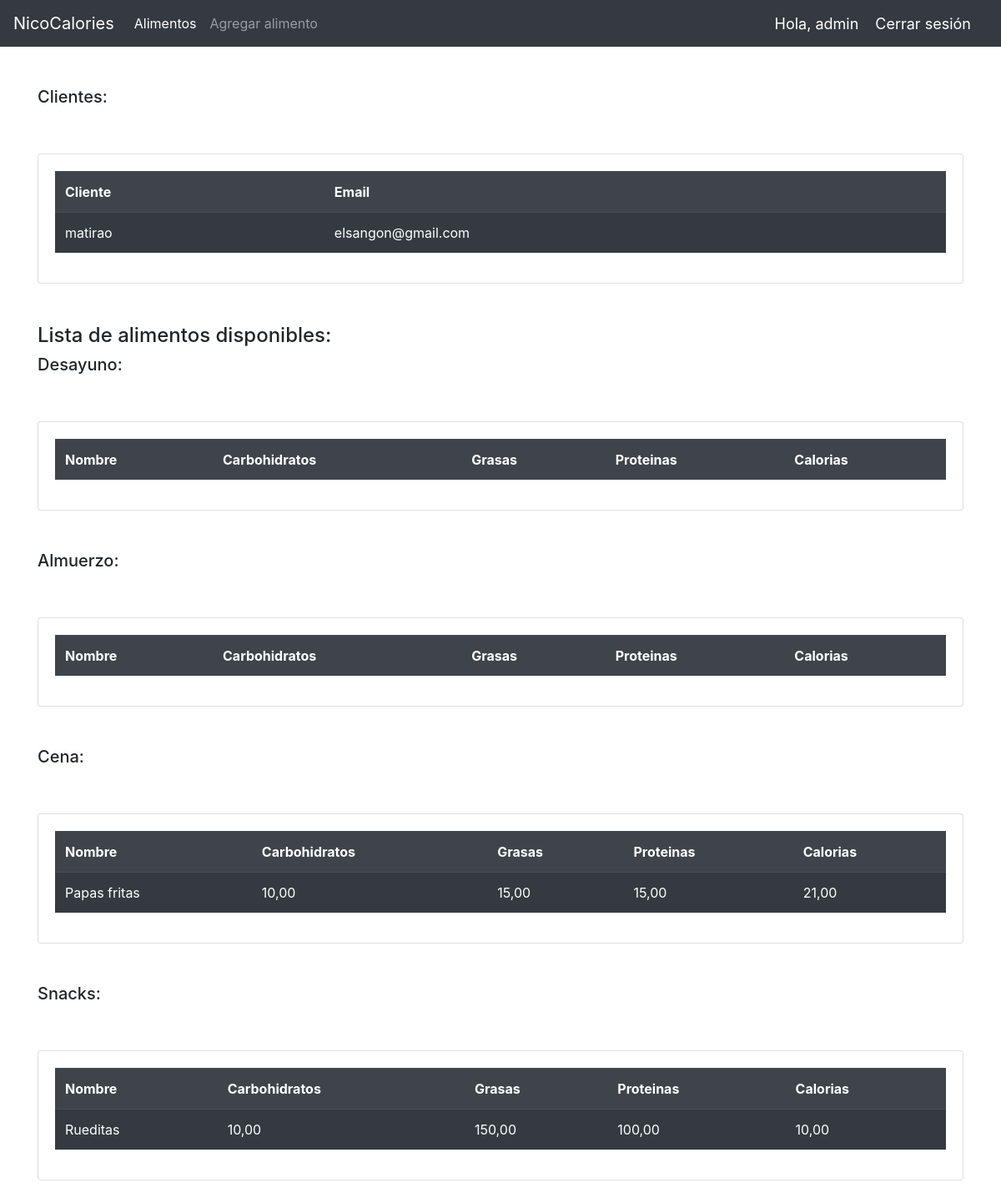
Before: / (signed in) with the older database file.
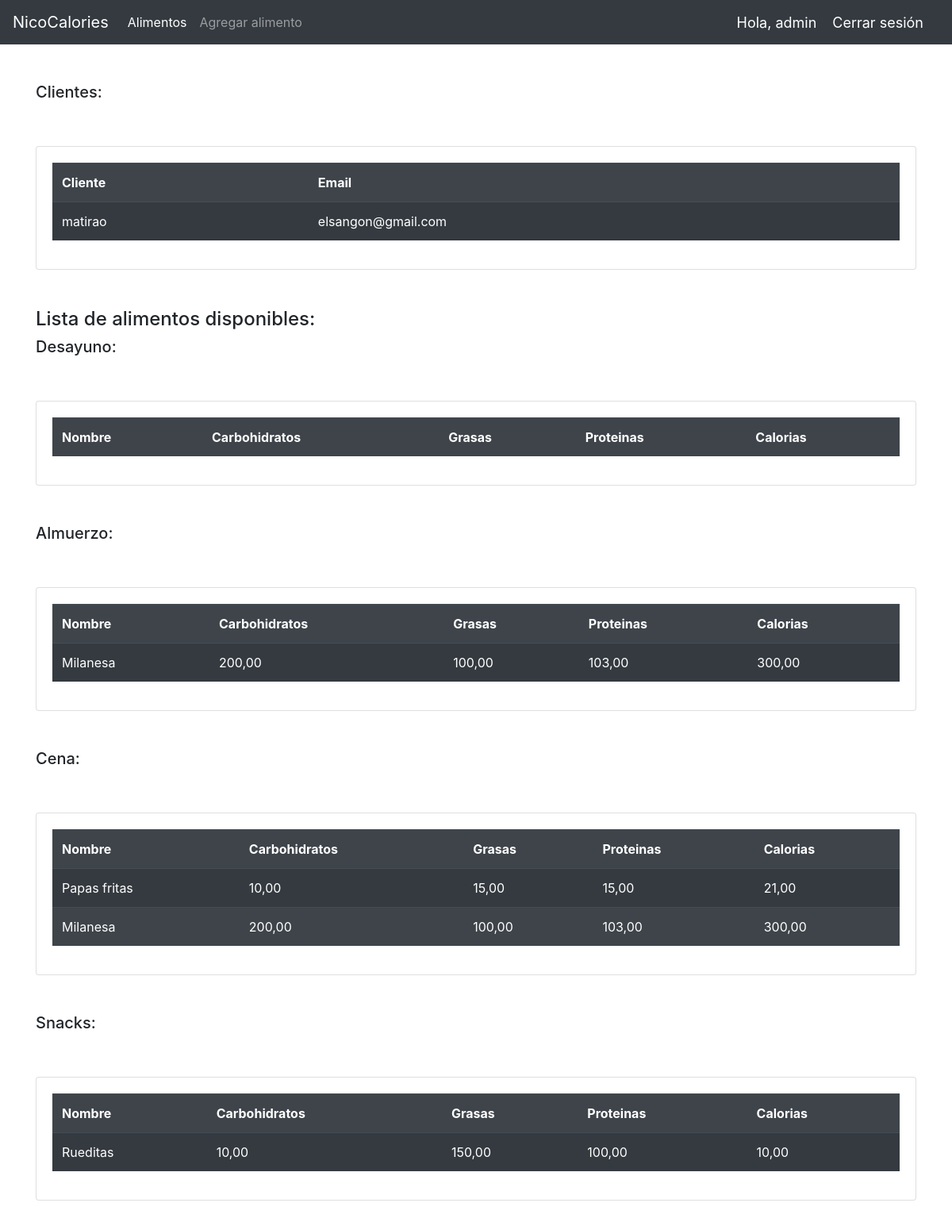
After: the same page with the newer database file.
### Fityfeed/models.py (models this page shows, shortened)
class Cliente(models.Model):
    usuario = models.OneToOneField(User, null=True, on_delete=models.CASCADE)
    nombre = models.CharField(max_length=200, null=True)
    email=models.CharField(max_length=200,null=True)
    fecha_de_creacion=models.DateTimeField(auto_now_add=True,null=True)

class ComidaItem(models.Model):
    nombre = models.CharField(max_length=200)
    categoria = models.ManyToManyField(Categoria)
    carbohidratos = models.DecimalField(max_digits=5,decimal_places=2,default=0)
    grasas = models.DecimalField(max_digits=5,decimal_places=2,default=0)
    proteina = models.DecimalField(max_digits=5,decimal_places=2,default=0)
    calorias = models.DecimalField(max_digits=5,decimal_places=2,default=0, blank=True)
    cantidad = models.IntegerField(default=1,null=True, blank=True)
    def __str__(self):
        return self.nombre

### Fityfeed/decorators.py (the view)
    def wrapper_func(request, *args,**kwargs):
        group = None
        if request.user.groups.exists():
            group=request.user.groups.all()[0].name
        if group == 'user':
            return redirect('userPage')
        if group == 'admin':
            return view_func(request,*args,**kwargs)

### Fityfeed/views.py (called while the page is built)
@login_required(login_url='login')
@admin_only
def home(request):
    desayuno = Categoria.objects.filter(nombre='desayuno')[0].comidaitem_set.all()
    almuerzo = Categoria.objects.filter(nombre='almuerzo')[0].comidaitem_set.all()
    cena = Categoria.objects.filter(nombre='cena')[0].comidaitem_set.all()
    snack = Categoria.objects.filter(nombre='snacks')[0].comidaitem_set.all()
    clientes = Cliente.objects.all()
    ctx = {
        'desayuno':desayuno,
        'almuerzo': almuerzo,
        'cena':cena,
        'snack':snack,
        'clientes':clientes
    }
    print(snack)
    return render(request, 'main.html', ctx)

### Fityfeed/templates/main.html (shortened to what this page needs)
{% load static %}
<!DOCTYPE html>
<html lang="en">
<head>
    <link rel="stylesheet" href="https://stackpath.bootstrapcdn.com/bootstrap/4.5.0/css/bootstrap.min.css"0>
</head>
<body class="body">
    {% include 'navbar.html' %}
    <br>
    <br>
    <div class="container">
        {% block content %}
            <div class="flex-box-row">
                <h5>Clientes:</h5>
                <br>
                <br>
                <div class="card card-body">
                    <table class="table table-dark table-striped table-hover">
                            <tr>
                                <th>Cliente</th>
                                <th>Email</th>
                            </tr>
                            {% for cust in clientes %}
                            <tr>
                                <td>{{cust.nombre}} </td>
                                <td> {{cust.email}} </td>
                            </tr>
                            {% endfor %}
                    </table>
                </div>
            </div>
            <br><br>
            <h4>Lista de alimentos disponibles:</h4>
            <div class="flex-box-row">
                <h5>Desayuno:</h5>
                <br>
                <br>
                <div class="card card-body">
                    <table class="table table-dark table-striped table-hover">
                            <tr>
                                <th>Nombre</th>
                                <th>Carbohidratos</th>
                                <th>Grasas</th>
                                <th>Proteinas</th>
                                <th>Calorias</th>
                            </tr>
                    </table>
                </div>
            </div>
            <br><br>
            <div class="flex-box-row">
                <h5>Almuerzo:</h5>
                <br>
                <br>
                <div class="card card-body">
                    <table class="table table-dark table-striped table-hover">
                            <tr>
                                <th>Nombre</th>
                                <th>Carbohidratos</th>
                                <th>Grasas</th>
                                <th>Proteinas</th>
                                <th>Calorias</th>
                            </tr>
                            {% for des in almuerzo %}
                            <tr>
                                <td>{{des.nombre}}</td>
                                <td>{{des.carbohidratos}}</td>
                                <td>{{des.grasas}}</td>
                                <td>{{des.proteina}}</td>
                                <td>{{des.calorias}}</td>
                            </tr>
                            {% endfor %}
                    </table>
                </div>
            </div>
            <br><br>
            <div class="flex-box-row">
                <h5>Cena:</h5>
                <br>
                <br>
                <div class="card card-body">
                    <table class="table table-dark table-striped table-hover">
                            <tr>
                                <th>Nombre</th>
                                <th>Carbohidratos</th>
                                <th>Grasas</th>
                                <th>Proteinas</th>
                                <th>Calorias</th>
                            </tr>
                            {% for des in cena %}
                            <tr>
                                <td>{{des.nombre}}</td>
                                <td>{{des.carbohidratos}}</td>
                                <td>{{des.grasas}}</td>
                                <td>{{des.proteina}}</td>
                                <td>{{des.calorias}}</td>
                            </tr>
                            {% endfor %}
                    </table>
                </div>
            </div>
            <br><br>
            <div class="flex-box-row">
                <h5>Snacks:</h5>
                <br>
                <br>
                <div class="card card-body">
                    <table class="table table-dark table-striped table-hover">
                            <tr>
                                <th>Nombre</th>
                                <th>Carbohidratos</th>
                                <th>Grasas</th>
                                <th>Proteinas</th>
                                <th>Calorias</th>
                            </tr>
                            {% for des in snack %}
                            <tr>
                                <td>{{des.nombre}}</td>
                                <td>{{des.carbohidratos}}</td>
                                <td>{{des.grasas}}</td>
                                <td>{{des.proteina}}</td>
                                <td>{{des.calorias}}</td>
                            </tr>
                            {% endfor %}
                    </table>
                </div>
                <br><br>
            </div>
        {% endblock %}
    </div>
</body>
</html>

### Fityfeed/templates/navbar.html (shortened to what this page needs)
<nav class="navbar navbar-expand-lg navbar-dark bg-dark flex-nav" >
    <div>
        <a class="navbar-brand" href='{% url "home" %}'>NicoCalories</a>
    </div>
    <div class="collapse navbar-collapse" id="navbarSupportedContent">
        {% if request.user.is_staff %}
            <ul class="navbar-nav mr-auto">
                <li class="nav-item active">
                <a class="nav-link" href='{% url "food_item" %}'>Alimentos<span class="sr-only">(current)</span></a>
                </li>
                <li class="nav-item">
                <a class="nav-link" href='{% url "createFoodItem" %}'>Agregar alimento</a>
                </li>
            </ul>
        {% endif %}
        <span class="hello-msg">Hola, {{request.user}}</span>
        <span ><a  class="hello-msg" href="{% url 'logout' %}">Cerrar sesión</a></span>
    </div>
</nav>

### Fityfeed/templates/navbar.html (style rules this page uses)
.flex-nav { display: flex; justify-content: space-evenly; }
.hello-msg { font-size: 18px; color: #fff; margin-right: 20px; }

Changed rows visible on the page:
added ComidaItem: nombre "Milanesa", carbohidratos "200,00", grasas "100,00", proteina "103,00", calorias "300,00"
